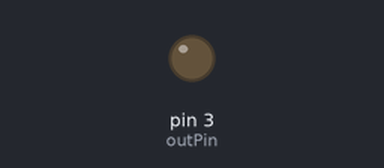
Recording of a sketch running on a simulated Arduino Uno, built with avr-gcc and run on an emulated ATmega328P. Parts: output pins drawn as LEDs (lit = HIGH).

Above: at 0.1 s.
At 42.1 s:
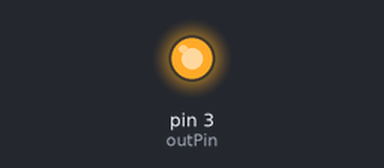
Timing chart, 0 to 85.0 s (numbered marks = the images above):
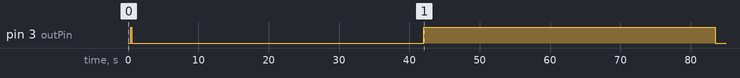

The sketch:

RF_transmitter.ino
```cpp
//Expected Protocol Timings
const long msg[] = {875, 425, 375, 425};

const int outPin = 3;
int go = 1;
int msgSize = sizeof(msg);

void setup() {
  pinMode(outPin,OUTPUT);
  digitalWrite(outPin,LOW);
  delayMicroseconds(13000);
}

void loop() {
  byte pinState = 1;
  noInterrupts();
  if (go == 1) {
    for (int y = 0; y < msgSize; y++){
      digitalWrite(outPin,pinState);
      long z = msg[y];
      while (z > 16383) {
        delayMicroseconds(16383);
        z = z - 16383;
      }
      delayMicroseconds(z);
      pinState = !pinState;
    }
  }
  go = 0;
  interrupts();
}
```

Measured:
- by itself, pin 3 (outPin): LOW → HIGH at 0.38 s, → LOW 0.16 s later, → HIGH 41.5 s later, → LOW 41.5 s later
